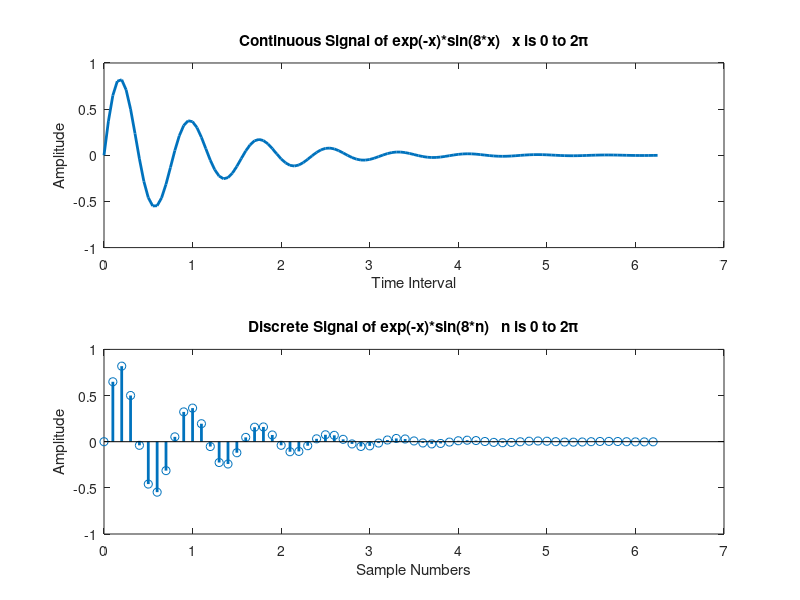

Write MATLAB code to recreate this figure.
x = 0 : 0.05: 2*pi;
n = 0 : 0.1: 2*pi;
y1 = exp(-x).*sin(8*x);
y2 = exp(-n).*sin(8*n);
subplot(2, 1, 1);
plot(x, y1, 'linewidth', 2);
xlabel('Time Interval');
ylabel('Amplitude');
title('Continuous Signal of exp(-x)*sin(8*x)   x is 0 to 2\pi');
subplot(2, 1, 2);
stem(n, y2, 'linewidth', 2 );
xlabel('Sample Numbers');
ylabel('Amplitude');
title('Discrete Signal of exp(-x)*sin(8*n)   n is 0 to 2\pi');
